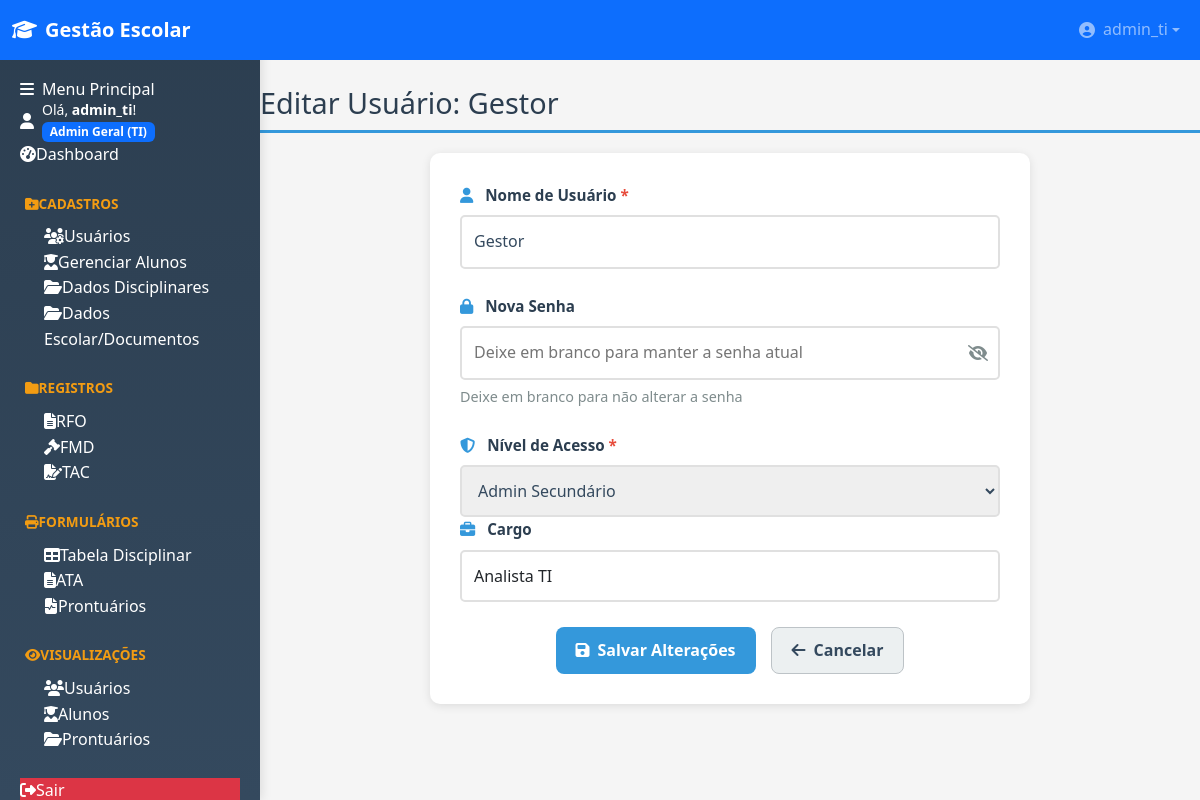
Screenshot of /auth/editar_usuario/4 (signed in) with the database file from the repository.
### tables this page shows
CREATE TABLE usuarios (
                id INTEGER PRIMARY KEY AUTOINCREMENT,
                username TEXT NOT NULL UNIQUE,
                password TEXT NOT NULL,
                nivel INTEGER NOT NULL, -- 1: Admin Geral (TI), 2: Admin Secundário, 3: Usuário
                data_criacao TEXT DEFAULT CURRENT_TIMESTAMP
            , cargo TEXT DEFAULT '');

### blueprints/auth.py (the view, shortened to what this page needs)
@auth_bp.route('/editar_usuario/<int:user_id>', methods=['GET', 'POST'])
@admin_required
def editar_usuario(user_id):
    db = get_db()
    user = db.execute('SELECT id, username, nivel, cargo FROM usuarios WHERE id = ?', (user_id,)).fetchone()
    if user is None:
        flash('Usuário não encontrado.', 'danger')
        return redirect(url_for('auth_bp.gerenciar_usuarios'))
    user_dict = dict(user)
    acessos = [{'id': k, 'nome': v} for k, v in NIVEL_MAP.items()]
    return render_template('editar_usuario.html', user=user_dict, acessos=acessos)

### app.py (called while the page is built)
@app.before_request
def load_logged_in_user():
    user_id = session.get('user_id')
    if user_id is None:
        g.user = None
    else:
        g.user = get_db().execute(
            'SELECT * FROM usuarios WHERE id = ?', (user_id,)
        ).fetchone()

@app.teardown_appcontext
def teardown_db(e=None):
    close_db(e)

@app.context_processor
def inject_globals():
    from datetime import datetime
    return dict(
        NIVEL_MAP=utils.NIVEL_MAP,
        session=session,
        now=datetime.now
    )

def _read_logo_data():
    try:
        p = os.path.join(current_app.root_path, "static", "logo_topo.png")
        if not os.path.exists(p):
            for ext in (".png", ".jpg", ".jpeg", ".svg"):
                px = os.path.join(current_app.root_path, "static", "logo_topo" + ext)
                if os.path.exists(px):
                    p = px
                    break
        if not os.path.exists(p):
            return None
        mime = mimetypes.guess_type(p)[0] or "image/png"
        with open(p, "rb") as f:
            data = base64.b64encode(f.read()).decode("ascii")
        return f"data:{mime};base64,{data}"
    except Exception:
        return None

@app.context_processor
def inject_logo_data():
    try:
        return {"LOGO_DATA_URI": _read_logo_data()}
    except Exception:
        return {"LOGO_DATA_URI": None}

### blueprints/disciplinar.py (called while the page is built, shortened)
@disciplinar_bp.before_app_request
def _ensure_disciplinar_schema():
    if getattr(current_app, "_disciplinar_migrations_done", False):
        return

### blueprints/utils.py (called while the page is built)
def admin_required(f):
    @wraps(f)
    def decorated_function(*args, **kwargs):
        if session.get('nivel') != 1:
            flash('Acesso negado. Apenas administradores gerais (TI) podem acessar esta área.', 'danger')
            return redirect(url_for('dashboard'))
        return f(*args, **kwargs)
    return decorated_function

### database.py (called while the page is built)
def get_db():
    db = getattr(g, '_database', None)
    if db is None:
        db = g._database = sqlite3.connect(DATABASE)
        db.row_factory = sqlite3.Row
        db.execute('PRAGMA foreign_keys = ON')
    return db

### templates/editar_usuario.html (shortened to what this page needs)
{% extends 'base.html' %}
{% block content %}
<h2>Editar Usuário: {{ user.username }}</h2>
<form method="POST" class="form-usuario">
    <div class="form-group">
        <label for="username">
            <i class="fas fa-user"></i> Nome de Usuário <span class="required">*</span>
        </label>
        <input type="text" id="username" name="username" required minlength="3"
               value="{{ user.username }}">
    </div>
    <div class="form-group">
        <label for="password">
            <i class="fas fa-lock"></i> Nova Senha
        </label>
        <div class="password-container">
            <input type="password" id="password" name="password" minlength="6"
                   placeholder="Deixe em branco para manter a senha atual">
            <span class="toggle-password" onclick="togglePasswordVisibility()">
                <i id="toggleIcon" class="fa-solid fa-eye-slash"></i>
            </span>
        </div>
        <small class="help-text">Deixe em branco para não alterar a senha</small>
    </div>
    <div class="form-group">
        <label for="nivel_acesso">
            <i class="fas fa-shield-alt"></i> Nível de Acesso <span class="required">*</span>
        </label>
        <select id="nivel_acesso" name="nivel_acesso" required>
            {% for acesso in acessos %}
                <option value="{{ acesso.id }}" {% if acesso.id == user.nivel %}selected{% endif %}>
                    {{ acesso.nome }}
                </option>
            {% endfor %}
        </select>
<div class="form-group">
  <label for="cargo">
    <i class="fas fa-briefcase"></i> Cargo
  </label>
  <select id="cargo" name="cargo" class="form-control" required>
    <option {% raw %}{% if user.cargo == 'Analista TI' %}selected{% endif %}{% endraw %}>Analista TI</option>
  </select>
</div>
    </div>
    <div class="form-actions">
        <button type="submit" class="button btn-primary">
            <i class="fas fa-save"></i> Salvar Alterações
        </button>
        <a href="{{ url_for('auth_bp.gerenciar_usuarios') }}" class="button btn-secondary">
            <i class="fas fa-arrow-left"></i> Cancelar
        </a>
    </div>
</form>
{% endblock %}

### templates/base.html (shortened to what this page needs)
﻿<!DOCTYPE html>
<html lang="pt-br">
<head>
    <link href="https://cdn.jsdelivr.net/npm/bootstrap@5.3.2/dist/css/bootstrap.min.css" rel="stylesheet">
    <link rel="stylesheet" href="https://cdnjs.cloudflare.com/ajax/libs/font-awesome/6.4.0/css/all.min.css">
    <link rel="stylesheet" href="{{ url_for('static', filename='style.css') }}?v={{ range(1, 10000) | random }}">
</head>
<body>
    {% if not request.args.get('iframe') %}
    <nav class="navbar navbar-expand-lg navbar-dark fixed-top bg-primary">
        <div class="container-fluid">
            <a class="navbar-brand d-flex align-items-center" href="{{ url_for('dashboard') }}">
                <i class="fas fa-graduation-cap me-2"></i>
                <span class="fw-bold">Gestão Escolar</span>
            </a>
            {% if session.get('logged_in') %}
            <div class="navbar-nav ms-auto">
                <div class="nav-item dropdown">
                    <a class="nav-link dropdown-toggle d-flex align-items-center" href="#" role="button" data-bs-toggle="dropdown">
                        <i class="fas fa-user-circle me-2"></i>
                        <span>{{ session.get('username') }}</span>
                    </a>
                </div>
            </div>
            {% endif %}
        </div>
    </nav>
    {% endif %}
    {% if not request.args.get('iframe') %}
    <div class="sidebar" id="sidebar">
        <div class="sidebar-header">
            <h6 class="mb-0"><i class="fas fa-bars me-2"></i>Menu Principal</h6>
        </div>
        <div class="sidebar-body p-0">
            {% if session.get('logged_in') %}
                <div class="user-greeting">
                    <div class="d-flex align-items-center">
                        <i class="fas fa-user me-2"></i>
                        <div>
                            <small>Olá, <span class="username fw-bold">{{ session.get('username') }}</span>!</small><br>
                            <span class="badge bg-primary">{{ session.get('nivel_nome') }}</span>
                        </div>
                    </div>
                </div>
                <div class="menu-section">
                    <a href="{{ url_for('dashboard') }}" class="nav-link {% if request.endpoint == 'dashboard' %}active{% endif %}">
                        <i class="fas fa-tachometer-alt"></i><span>Dashboard</span>
                    </a>
                </div>
                {% if session.get('nivel') in [1, 2] %}
                <div class="menu-section">
                    <div class="nav-link menu-title"><i class="fas fa-folder-plus"></i><span>Cadastros</span></div>
                    {% if session.get('nivel') == 1 %}
                    <a href="{{ url_for('auth_bp.gerenciar_usuarios') }}" class="nav-link ps-4">
                        <i class="fas fa-users-cog"></i><span>Usuários</span>
                    </a>
                    {% endif %}
                    <a href="{{ url_for('alunos_bp.gerenciar_alunos') }}" class="nav-link ps-4 {% if request.endpoint == 'alunos_bp.gerenciar_alunos' %}active{% endif %}">
                        <i class="fas fa-user-graduate"></i><span>Gerenciar Alunos</span>
                    </a>
                    <a href="{{ url_for('cadastros_bp.dados_disciplinares') }}" class="nav-link ps-4 ">
                        <i class="fas fa-folder-open"></i><span>Dados Disciplinares</span>
                    </a>
                    <a href="{{ url_for('cadastros_bp.dados_documentos') }}" class="nav-link ps-4 ">
                        <i class="fas fa-folder-open"></i><span>Dados Escolar/Documentos</span>
                    </a>
                </div>
                {% endif %}
                <div class="menu-section">
                    <div class="nav-link menu-title"><i class="fas fa-folder"></i><span>Registros</span></div>
                    <a href="{{ url_for('cadastros_bp.registros_rfo') }}" class="nav-link ps-4 ">
                        <i class="fas fa-file-alt"></i><span>RFO</span>
                    </a>
                    <a href="{{ url_for('cadastros_bp.registros_fmd') }}" class="nav-link ps-4 {% if request.endpoint in ['cadastros_bp.registros_fmd','disciplinar_bp.registrar_fmd','visualizacoes_bp.listar_fmds'] %}active{% endif %}">
                        <i class="fas fa-gavel"></i><span>FMD</span>
                    </a>
                    <a href="{{ url_for('cadastros_bp.registros_tac') }}" class="nav-link ps-4 {% if request.endpoint in ['cadastros_bp.registros_tac','formularios_bp.novo_tac','formularios_bp.listar_tacs'] %}active{% endif %}">
                        <i class="fas fa-file-signature"></i><span>TAC</span>
                    </a>
                </div>
                {% if session.get('nivel') in [1, 2] %}
                <div class="menu-section">
                    <div class="nav-link menu-title"><i class="fas fa-print"></i><span>Formulários</span></div>
                    <a href="{{ url_for('formularios_bp.tabela_disciplinar') }}" class="nav-link ps-4">
            <a href="{{ url_for('formularios_bp.tabela_disciplinar') }}" class="nav-link ps-4">
                <i class="fas fa-table"></i><span>Tabela Disciplinar</span>
            </a>
            <a href="{{ url_for('formularios_ata_bp.list_atas') }}" class="nav-link ps-4">
                <i class="fas fa-file-alt"></i><span>ATA</span>
            </a>
                    <a href="{{ url_for('formularios_prontuario.listar_prontuarios') }}" class="nav-link ps-4">
                        <i class="fas fa-file-medical-alt"></i><span>Prontuários</span>
                    </a>
                </div>
                {% endif %}
                <div class="menu-section">
                    <div class="nav-link menu-title"><i class="fas fa-eye"></i><span>Visualizações</span></div>
                    {% if session.get('nivel') in [1, 2] %}
                    <a href="{{ url_for('visualizacoes_bp.listar_usuarios') }}" class="nav-link ps-4">
                        <i class="fas fa-users"></i><span>Usuários</span>
                    </a>
                    {% endif %}
                    <a href="{{ url_for('visualizacoes_bp.listar_alunos') }}" class="nav-link ps-4">
                        <i class="fas fa-user-graduate"></i><span>Alunos</span>
                    </a>
                    {% if session.get('nivel') in [1, 2] %}
                    <a href="{{ url_for('formularios_prontuario.listar_prontuarios') }}" class="nav-link ps-4">
                        <i class="fas fa-folder-open"></i><span>Prontuários</span>
                    </a>
                    {% endif %}
                </div>
                <div class="menu-section mt-auto">
                    <a href="{{ url_for('auth_bp.logout') }}" class="nav-link bg-danger">
                        <i class="fas fa-sign-out-alt"></i><span>Sair</span>
                    </a>
                </div>
            {% endif %}
        </div>
    </div>
    {% endif %}
    <main class="main-content">
        {% block content %}{% endblock %}
    </main>
</body>
</html>

### static/style.css (style rules this page uses)
.main-content { overflow-y: visible !important; overflow-x: visible !important; height: auto !important; }
html, body { height: 100%; overflow-x: hidden; }
.navbar { position: fixed !important; top: 0 !important; left: 0 !important; right: 0 !important; height: 60px !important; z-index: 1000 !important; }
.sidebar { position: fixed !important; top: 0 !important; left: 0 !important; height: 100vh !important; width: 260px !important; padding-top: 80px !important; z-index: 900 !important; }
* { margin: 0; padding: 0; box-sizing: border-box; }
body { font-family: 'Segoe UI', Tahoma, Geneva, Verdana, sans-serif; background: #f5f5f5; color: #2c3e50; line-height: 1.6; }
a { text-decoration: none; color: #3498db; transition: color 0.3s; }
.sidebar { width: 260px; position: fixed; height: 100vh; top: 0; left: 0; background: linear-gradient(180deg, #2c3e50 0%, #34495e 100%); color: white; padding: 20px; box-sizing: border-box; overflow-y: auto; z-index: 1000; box-shadow: 2px 0 10px rgba(0,0,0,0.1); }
.menu-section { margin-bottom: 25px; }
.menu-title { color: #f39c12; font-size: 0.85em; font-weight: 700; text-transform: uppercase; margin-bottom: 10px; padding-left: 5px; }
h2 { color: #2c3e50; margin-bottom: 20px; border-bottom: 3px solid #3498db; padding-bottom: 10px; font-size: 1.8em; }
.button { display: inline-flex; align-items: center; padding: 10px 20px; border-radius: 8px; cursor: pointer; font-weight: 600; text-align: center; transition: transform 0.3s, box-shadow 0.3s; border: none; font-size: 1em; }
.button i { margin-right: 8px; }
.btn-primary { background: #3498db; color: white; }
.btn-secondary { background: #ecf0f1; color: #34495e; border: 1px solid #bdc3c7; }
.form-aluno, .form-usuario, .form-rfo, .form-ocorrencia, .form-import { background: white; border-radius: 10px; padding: 30px; box-shadow: 0 2px 10px rgba(0,0,0,0.1); max-width: 900px; margin: 20px auto; }
.form-group { margin-bottom: 20px; }
.form-group label, .input-group label { display: block; margin-bottom: 8px; font-weight: 600; color: #2c3e50; font-size: 0.95em; }
.required { color: #e74c3c; font-weight: 700; }
input[type="text"], input[type="number"], input[type="email"], input[type="password"], input[type="date"], input[type="time"], textarea, select { width: 100%; padding: 12px; border: 2px solid #e0e0e0; border-radius: 5px; font-size: 1em; transition: border-color 0.3s, box-shadow 0.3s; box-sizing: border-box; color: #34495e; }
.help-text { display: block; margin-top: 5px; color: #7f8c8d; font-size: 0.9em; }
.password-container { position: relative; }
.password-container input { padding-right: 45px; }
.toggle-password { position: absolute; right: 15px; top: 50%; transform: translateY(-50%); cursor: pointer; color: #7f8c8d; transition: color 0.3s; }
html, body { overflow-x: auto !important; }

### templates/base.html (style rules this page uses)
.navbar { position: fixed !important; top: 0 !important; z-index: 1000 !important; height: 60px !important; }
.sidebar { position: fixed !important; padding-top: 80px !important; z-index: 900 !important; }
.main-content { margin-left: 260px !important; margin-top: 60px !important; }

### templates/editar_usuario.html (style rules this page uses)
.form-usuario { max-width: 600px; margin: 20px auto; background: white; padding: 30px; border-radius: 10px; box-shadow: 0 2px 10px rgba(0,0,0,0.1); }
.form-group { margin-bottom: 25px; }
.form-group label { display: block; margin-bottom: 8px; font-weight: 600; color: #2c3e50; }
.form-group label i { color: #3498db; margin-right: 8px; }
.required { color: #e74c3c; }
.form-group input, .form-group select { width: 100%; padding: 12px; border: 2px solid #e0e0e0; border-radius: 5px; font-size: 1em; transition: border-color 0.3s; box-sizing: border-box; }
.password-container { position: relative; }
.password-container input { padding-right: 45px; }
.toggle-password { position: absolute; right: 12px; top: 50%; transform: translateY(-50%); cursor: pointer; color: #7f8c8d; transition: color 0.3s; }
.help-text { display: block; margin-top: 5px; color: #7f8c8d; font-size: 0.9em; }
.form-actions { display: flex; gap: 15px; justify-content: center; }

### rows the page displays
usuarios: get "admin_ti"
usuarios: username "Gestor", nivel_acesso "Admin Secundário"

### other values shown
{{ session.get('nivel_nome') }} "Admin Geral (TI)"
